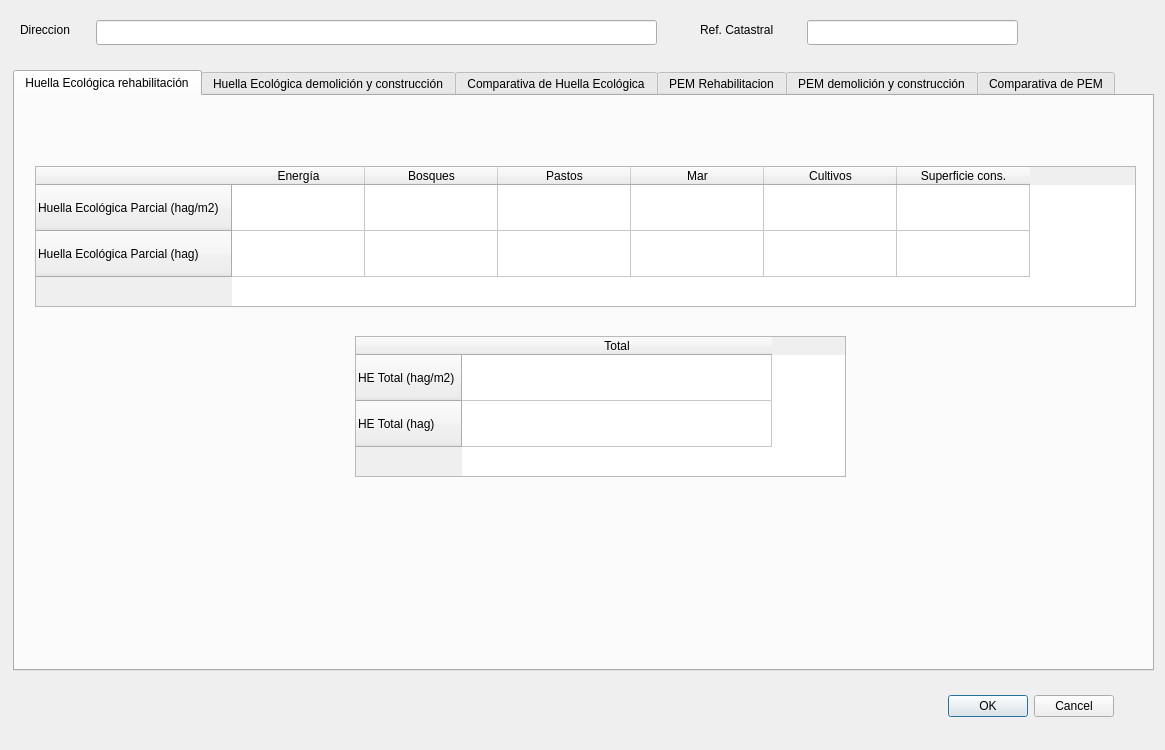
<?xml version="1.0" encoding="UTF-8"?>
<ui version="4.0">
 <class>ResultForm</class>
 <widget class="QDialog" name="ResultForm">
  <property name="geometry">
   <rect>
    <x>0</x>
    <y>0</y>
    <width>1165</width>
    <height>750</height>
   </rect>
  </property>
  <property name="windowTitle">
   <string>Herevea</string>
  </property>
  <property name="windowIcon">
   <iconset>
    <normaloff>Herevea.png</normaloff>Herevea.png</iconset>
  </property>
  <widget class="QDialogButtonBox" name="buttonBox">
   <property name="geometry">
    <rect>
     <x>773</x>
     <y>690</y>
     <width>341</width>
     <height>32</height>
    </rect>
   </property>
   <property name="orientation">
    <enum>Qt::Horizontal</enum>
   </property>
   <property name="standardButtons">
    <set>QDialogButtonBox::Cancel|QDialogButtonBox::Ok</set>
   </property>
  </widget>
  <widget class="QLineEdit" name="tbxDireccion">
   <property name="geometry">
    <rect>
     <x>96</x>
     <y>20</y>
     <width>561</width>
     <height>25</height>
    </rect>
   </property>
   <property name="readOnly">
    <bool>true</bool>
   </property>
  </widget>
  <widget class="QLabel" name="label_32">
   <property name="geometry">
    <rect>
     <x>700</x>
     <y>20</y>
     <width>101</width>
     <height>20</height>
    </rect>
   </property>
   <property name="text">
    <string>Ref. Catastral</string>
   </property>
  </widget>
  <widget class="QLineEdit" name="tbxRefCatastral">
   <property name="geometry">
    <rect>
     <x>807</x>
     <y>20</y>
     <width>211</width>
     <height>25</height>
    </rect>
   </property>
   <property name="readOnly">
    <bool>true</bool>
   </property>
  </widget>
  <widget class="QLabel" name="label_31">
   <property name="geometry">
    <rect>
     <x>20</x>
     <y>20</y>
     <width>81</width>
     <height>20</height>
    </rect>
   </property>
   <property name="text">
    <string>Direccion</string>
   </property>
  </widget>
  <widget class="QTabWidget" name="tabWidget">
   <property name="geometry">
    <rect>
     <x>13</x>
     <y>70</y>
     <width>1141</width>
     <height>601</height>
    </rect>
   </property>
   <property name="currentIndex">
    <number>0</number>
   </property>
   <widget class="QWidget" name="tab">
    <attribute name="title">
     <string>Huella Ecológica rehabilitación</string>
    </attribute>
    <widget class="QTableWidget" name="tabHERehParcial">
     <property name="geometry">
      <rect>
       <x>20</x>
       <y>70</y>
       <width>1101</width>
       <height>141</height>
      </rect>
     </property>
     <attribute name="horizontalHeaderDefaultSectionSize">
      <number>133</number>
     </attribute>
     <attribute name="horizontalHeaderMinimumSectionSize">
      <number>59</number>
     </attribute>
     <attribute name="verticalHeaderDefaultSectionSize">
      <number>46</number>
     </attribute>
     <row>
      <property name="text">
       <string>Huella Ecológica Parcial (hag/m2)</string>
      </property>
     </row>
     <row>
      <property name="text">
       <string>Huella Ecológica Parcial (hag)</string>
      </property>
     </row>
     <column>
      <property name="text">
       <string>Energía</string>
      </property>
     </column>
     <column>
      <property name="text">
       <string>Bosques</string>
      </property>
     </column>
     <column>
      <property name="text">
       <string>Pastos</string>
      </property>
     </column>
     <column>
      <property name="text">
       <string>Mar</string>
      </property>
     </column>
     <column>
      <property name="text">
       <string>Cultivos</string>
      </property>
     </column>
     <column>
      <property name="text">
       <string>Superficie cons.</string>
      </property>
     </column>
    </widget>
    <widget class="QTableWidget" name="tabHERehTotal">
     <property name="geometry">
      <rect>
       <x>340</x>
       <y>240</y>
       <width>491</width>
       <height>141</height>
      </rect>
     </property>
     <attribute name="horizontalHeaderDefaultSectionSize">
      <number>310</number>
     </attribute>
     <attribute name="verticalHeaderDefaultSectionSize">
      <number>46</number>
     </attribute>
     <row>
      <property name="text">
       <string>HE Total (hag/m2)</string>
      </property>
     </row>
     <row>
      <property name="text">
       <string>HE Total (hag)</string>
      </property>
     </row>
     <column>
      <property name="text">
       <string>Total</string>
      </property>
     </column>
    </widget>
   </widget>
   <widget class="QWidget" name="tab_2">
    <attribute name="title">
     <string>Huella Ecológica demolición y construcción</string>
    </attribute>
    <widget class="QGroupBox" name="groupBox">
     <property name="geometry">
      <rect>
       <x>10</x>
       <y>6</y>
       <width>1111</width>
       <height>271</height>
      </rect>
     </property>
     <property name="title">
      <string>Demolición</string>
     </property>
     <widget class="QTableWidget" name="tabHEDemTotal">
      <property name="geometry">
       <rect>
        <x>310</x>
        <y>70</y>
        <width>481</width>
        <height>111</height>
       </rect>
      </property>
      <attribute name="horizontalHeaderDefaultSectionSize">
       <number>307</number>
      </attribute>
      <attribute name="horizontalHeaderMinimumSectionSize">
       <number>46</number>
      </attribute>
      <attribute name="verticalHeaderDefaultSectionSize">
       <number>34</number>
      </attribute>
      <row>
       <property name="text">
        <string>HE Total (hag/m2)</string>
       </property>
      </row>
      <row>
       <property name="text">
        <string>HE Total (hag)</string>
       </property>
      </row>
      <column>
       <property name="text">
        <string>Total</string>
       </property>
      </column>
     </widget>
    </widget>
    <widget class="QGroupBox" name="groupBox_2">
     <property name="geometry">
      <rect>
       <x>10</x>
       <y>280</y>
       <width>1111</width>
       <height>271</height>
      </rect>
     </property>
     <property name="title">
      <string>Nueva construcción</string>
     </property>
     <widget class="QTableWidget" name="tabHEConsTotal">
      <property name="geometry">
       <rect>
        <x>310</x>
        <y>80</y>
        <width>481</width>
        <height>111</height>
       </rect>
      </property>
      <attribute name="horizontalHeaderDefaultSectionSize">
       <number>307</number>
      </attribute>
      <attribute name="horizontalHeaderMinimumSectionSize">
       <number>46</number>
      </attribute>
      <attribute name="verticalHeaderDefaultSectionSize">
       <number>34</number>
      </attribute>
      <row>
       <property name="text">
        <string>HE Total (hag/m2)</string>
       </property>
      </row>
      <row>
       <property name="text">
        <string>HE Total (hag)</string>
       </property>
      </row>
      <column>
       <property name="text">
        <string>Total</string>
       </property>
      </column>
     </widget>
    </widget>
   </widget>
   <widget class="QWidget" name="ComparativadeHuella">
    <attribute name="title">
     <string>Comparativa de Huella Ecológica</string>
    </attribute>
    <widget class="QTableWidget" name="tabHEComp">
     <property name="geometry">
      <rect>
       <x>70</x>
       <y>80</y>
       <width>991</width>
       <height>131</height>
      </rect>
     </property>
     <attribute name="horizontalHeaderDefaultSectionSize">
      <number>408</number>
     </attribute>
     <attribute name="horizontalHeaderMinimumSectionSize">
      <number>76</number>
     </attribute>
     <attribute name="verticalHeaderDefaultSectionSize">
      <number>44</number>
     </attribute>
     <row>
      <property name="text">
       <string>HE Total (hag/m2)</string>
      </property>
     </row>
     <row>
      <property name="text">
       <string>HE Total (hag)</string>
      </property>
     </row>
     <column>
      <property name="text">
       <string>Rehabilitación</string>
      </property>
     </column>
     <column>
      <property name="text">
       <string>Demolición + Nueva Construcción</string>
      </property>
     </column>
    </widget>
   </widget>
   <widget class="QWidget" name="tab_3">
    <attribute name="title">
     <string>PEM Rehabilitacion</string>
    </attribute>
    <widget class="QTableWidget" name="tabPEMReh">
     <property name="geometry">
      <rect>
       <x>170</x>
       <y>110</y>
       <width>801</width>
       <height>81</height>
      </rect>
     </property>
     <attribute name="horizontalHeaderDefaultSectionSize">
      <number>670</number>
     </attribute>
     <attribute name="horizontalHeaderMinimumSectionSize">
      <number>230</number>
     </attribute>
     <attribute name="verticalHeaderDefaultSectionSize">
      <number>40</number>
     </attribute>
     <row>
      <property name="text">
       <string>PEM Total (€)</string>
      </property>
     </row>
     <column>
      <property name="text">
       <string>Rehabilitación</string>
      </property>
     </column>
    </widget>
   </widget>
   <widget class="QWidget" name="tab_4">
    <attribute name="title">
     <string>PEM demolición y construcción</string>
    </attribute>
    <widget class="QGroupBox" name="groupBox_3">
     <property name="geometry">
      <rect>
       <x>20</x>
       <y>290</y>
       <width>1091</width>
       <height>221</height>
      </rect>
     </property>
     <property name="title">
      <string>Nueva Construcción</string>
     </property>
     <widget class="QTableWidget" name="tabPEMCons">
      <property name="geometry">
       <rect>
        <x>140</x>
        <y>50</y>
        <width>801</width>
        <height>131</height>
       </rect>
      </property>
      <attribute name="horizontalHeaderDefaultSectionSize">
       <number>635</number>
      </attribute>
      <attribute name="horizontalHeaderMinimumSectionSize">
       <number>220</number>
      </attribute>
      <attribute name="verticalHeaderDefaultSectionSize">
       <number>45</number>
      </attribute>
      <row>
       <property name="text">
        <string>PEM Total (€/m2)</string>
       </property>
      </row>
      <row>
       <property name="text">
        <string>PEM Total (€)</string>
       </property>
      </row>
      <column>
       <property name="text">
        <string>Nueva construcción</string>
       </property>
      </column>
     </widget>
    </widget>
    <widget class="QGroupBox" name="groupBox_4">
     <property name="geometry">
      <rect>
       <x>20</x>
       <y>50</y>
       <width>1091</width>
       <height>211</height>
      </rect>
     </property>
     <property name="title">
      <string>Demolición</string>
     </property>
     <widget class="QTableWidget" name="tabPEMDem">
      <property name="geometry">
       <rect>
        <x>140</x>
        <y>50</y>
        <width>801</width>
        <height>81</height>
       </rect>
      </property>
      <attribute name="horizontalHeaderDefaultSectionSize">
       <number>670</number>
      </attribute>
      <attribute name="horizontalHeaderMinimumSectionSize">
       <number>230</number>
      </attribute>
      <attribute name="verticalHeaderDefaultSectionSize">
       <number>40</number>
      </attribute>
      <row>
       <property name="text">
        <string>PEM Total (€)</string>
       </property>
      </row>
      <column>
       <property name="text">
        <string>Demolición</string>
       </property>
      </column>
     </widget>
    </widget>
   </widget>
   <widget class="QWidget" name="tab_5">
    <attribute name="title">
     <string>Comparativa de PEM</string>
    </attribute>
    <widget class="QTableWidget" name="tabPEMComp">
     <property name="geometry">
      <rect>
       <x>110</x>
       <y>110</y>
       <width>941</width>
       <height>91</height>
      </rect>
     </property>
     <attribute name="horizontalHeaderDefaultSectionSize">
      <number>400</number>
     </attribute>
     <attribute name="horizontalHeaderMinimumSectionSize">
      <number>120</number>
     </attribute>
     <attribute name="verticalHeaderDefaultSectionSize">
      <number>46</number>
     </attribute>
     <row>
      <property name="text">
       <string>PEM Total (€)</string>
      </property>
     </row>
     <column>
      <property name="text">
       <string>Rehabilitación</string>
      </property>
     </column>
     <column>
      <property name="text">
       <string>Demolición + Nueva construcción</string>
      </property>
     </column>
    </widget>
   </widget>
  </widget>
 </widget>
 <resources/>
 <connections>
  <connection>
   <sender>buttonBox</sender>
   <signal>accepted()</signal>
   <receiver>ResultForm</receiver>
   <slot>accept()</slot>
   <hints>
    <hint type="sourcelabel">
     <x>248</x>
     <y>254</y>
    </hint>
    <hint type="destinationlabel">
     <x>157</x>
     <y>274</y>
    </hint>
   </hints>
  </connection>
  <connection>
   <sender>buttonBox</sender>
   <signal>rejected()</signal>
   <receiver>ResultForm</receiver>
   <slot>reject()</slot>
   <hints>
    <hint type="sourcelabel">
     <x>316</x>
     <y>260</y>
    </hint>
    <hint type="destinationlabel">
     <x>286</x>
     <y>274</y>
    </hint>
   </hints>
  </connection>
 </connections>
</ui>
